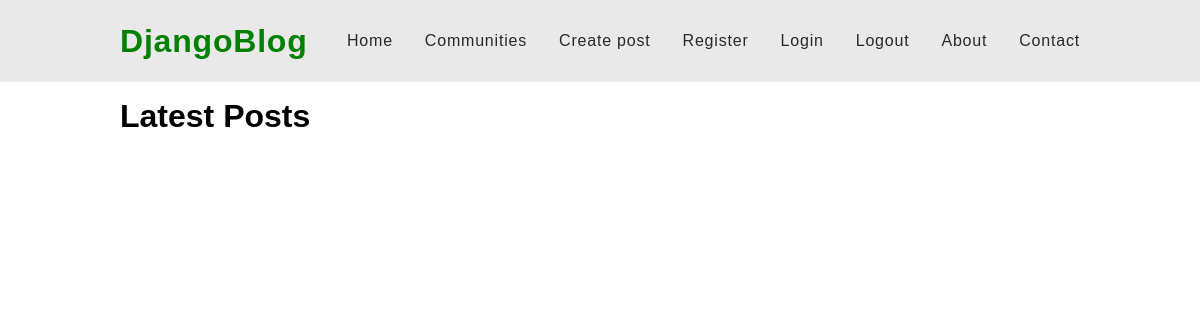
Before: / with the older database file.
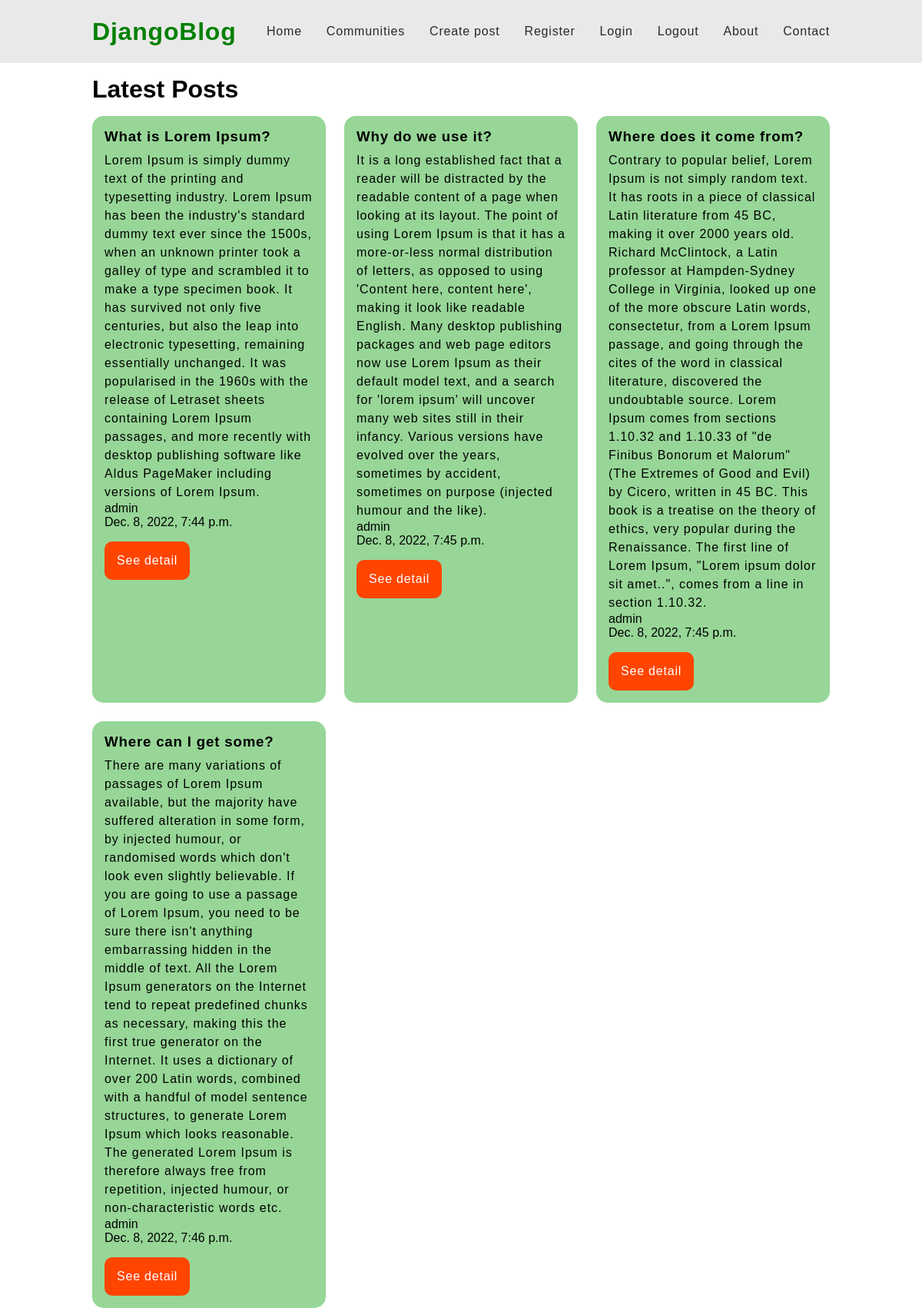
After: the same page with the newer database file.
### posts/models.py (models this page shows, shortened)
class Post(models.Model):
    author = models.ForeignKey(User, on_delete=models.CASCADE)
    title = models.CharField(max_length=50)
    content = models.TextField()
    date_created = models.DateTimeField(default=timezone.now)

### posts/views.py (the view)
# urls.py: 2. Add a URL to urlpatterns:  path('', views.home, name='home')
def home(request):
    posts = Post.objects.all()
    context = {
        'posts': posts
    }
    return render(request, 'posts/home.html', context)

### posts/templates/posts/home.html (shortened to what this page needs)
{% extends 'posts/index.html' %}
{% block content %}
    <div class="home-container">
        <h1 class="h1-header">Latest Posts</h1>
        <div class="posts-container">
            {% for post in posts %}
                <div class="post-wrapper">
                    <h3 class="title">{{ post.title }}</h3>
                    <p class="content">{{ post.content }}</p>
                    <p class="author">{{ post.author.username }}</p>
                    <p class="date-created">{{ post.date_created }}</p>
                    <a href="" class="see-detail-btn">See detail</a>
                </div>
            {% endfor %}
        </div>
    </div>
{% endblock content %}

### posts/templates/posts/index.html (shortened to what this page needs)
{% load static %}
<!DOCTYPE html>
<html lang="en">
<head>
    <link rel="stylesheet" type='text/css' href="{% static 'posts/style.css' %}">
</head>
<body>
    <header>
        <div class="nav-container">
            <div class="brand-container">
                <a href="{% url 'posts:home' %}" class="brand">DjangoBlog</a>
            </div>
            <nav class="nav-items-wrapper">
                <ul class="nav-items">
                    <li><a href="">Home</a></li>
                    <li><a href="">Communities</a></li>
                    <li><a href="">Create post</a></li>
                    <li><a href="">Register</a></li>
                    <li><a href="">Login</a></li>
                    <li><a href="">Logout</a></li>
                    <li><a href="">About</a></li>
                    <li><a href="">Contact</a></li>
                </ul>
            </nav>
        </div>
    </header>
    <main>
        <div class="content-container">
            {% block content %}
            {% endblock content %}
        </div>
    </main>
</body>
</html>

### posts/static/posts/style.css (style rules this page uses)
a { text-decoration: none; }
li { list-style: none; }
body { max-width: 1920px; margin: 0 auto; font-family: ubuntu, sans-serif; }
header { background: rgb(233, 233, 233); }
.nav-container { margin: 0 auto; width: 80%; display: flex; align-items: center; justify-content: space-between; }
.brand-container > .brand { display: inline-block; font-size: 2rem; font-weight: bold; letter-spacing: 0.05rem; color: green; }
.nav-items-wrapper > .nav-items { display: flex; align-items: center; justify-content: flex-start; }
.nav-items-wrapper > .nav-items > li > a { display: inline-block; padding: 2rem 1rem; color: rgb(41, 41, 41); letter-spacing: 0.05rem; }
.nav-items-wrapper > .nav-items > li:first-child > a { padding-left: 0; }
.nav-items-wrapper > .nav-items > li:last-child > a { padding-right: 0; }
.content-container { width: 80%; margin: 0 auto; }
.home-container > .h1-header { padding: 1rem 0; }
.home-container > .posts-container { display: grid; grid-template-columns: 1fr 1fr 1fr; column-gap: 1.5rem; row-gap: 1.5rem; }
.home-container > .posts-container > .post-wrapper { padding: 1rem; border-radius: 15px; background: rgb(151, 214, 151); }
.home-container > .posts-container > .post-wrapper > .title { padding-bottom: 0.5rem; letter-spacing: 0.05rem; }
.home-container > .posts-container > .post-wrapper > .content { letter-spacing: 0.06rem; line-height: 1.5; }
.home-container > .posts-container > .post-wrapper > .see-detail-btn { padding: 1rem; margin-top: 1rem; display: inline-block; background: orangered; color: white; border-radius: 10px; letter-spacing: 0.05rem; }

Changed rows visible on the page:
added Post: title "What is Lorem Ipsum?", content "Lorem Ipsum is simply dummy text of the printing and typesetting industry. Lorem Ipsum has been the industry's standard dummy text ever since the 1500s, when an unknown printer took a galley of type and scrambled it to make a type specimen book. It has survived not only five centuries, but also the leap into electronic typesetting, remaining essentially unchanged. It was popularised in the 1960s with the release of Letraset sheets containing Lorem Ipsum passages, and more recently with desktop publishing software like Aldus PageMaker including versions of Lorem Ipsum.", author.username "admin", date_created "Dec. 8, 2022, 7:44 p.m."
added Post: title "Why do we use it?", content "It is a long established fact that a reader will be distracted by the readable content of a page when looking at its layout. The point of using Lorem Ipsum is that it has a more-or-less normal distribution of letters, as opposed to using 'Content here, content here', making it look like readable English. Many desktop publishing packages and web page editors now use Lorem Ipsum as their default model text, and a search for 'lorem ipsum' will uncover many web sites still in their infancy. Various versions have evolved over the years, sometimes by accident, sometimes on purpose (injected humour and the like).", author.username "admin", date_created "Dec. 8, 2022, 7:45 p.m."
added Post: title "Where does it come from?", content "Contrary to popular belief, Lorem Ipsum is not simply random text. It has roots in a piece of classical Latin literature from 45 BC, making it over 2000 years old. Richard McClintock, a Latin professor at Hampden-Sydney College in Virginia, looked up one of the more obscure Latin words, consectetur, from a Lorem Ipsum passage, and going through the cites of the word in classical literature, discovered the undoubtable source. Lorem Ipsum comes from sections 1.10.32 and 1.10.33 of \"de Finibus Bonorum et Malorum\" (The Extremes of Good and Evil) by Cicero, written in 45 BC. This book is a treatise on the theory of ethics, very popular during the Renaissance. The first line of Lorem Ipsum,…", author.username "admin", date_created "Dec. 8, 2022, 7:45 p.m."
added Post: title "Where can I get some?", content "There are many variations of passages of Lorem Ipsum available, but the majority have suffered alteration in some form, by injected humour, or randomised words which don't look even slightly believable. If you are going to use a passage of Lorem Ipsum, you need to be sure there isn't anything embarrassing hidden in the middle of text. All the Lorem Ipsum generators on the Internet tend to repeat predefined chunks as necessary, making this the first true generator on the Internet. It uses a dictionary of over 200 Latin words, combined with a handful of model sentence structures, to generate Lorem Ipsum which looks reasonable. The generated Lorem Ipsum is therefore always free from…", author.username "admin", date_created "Dec. 8, 2022, 7:46 p.m."
